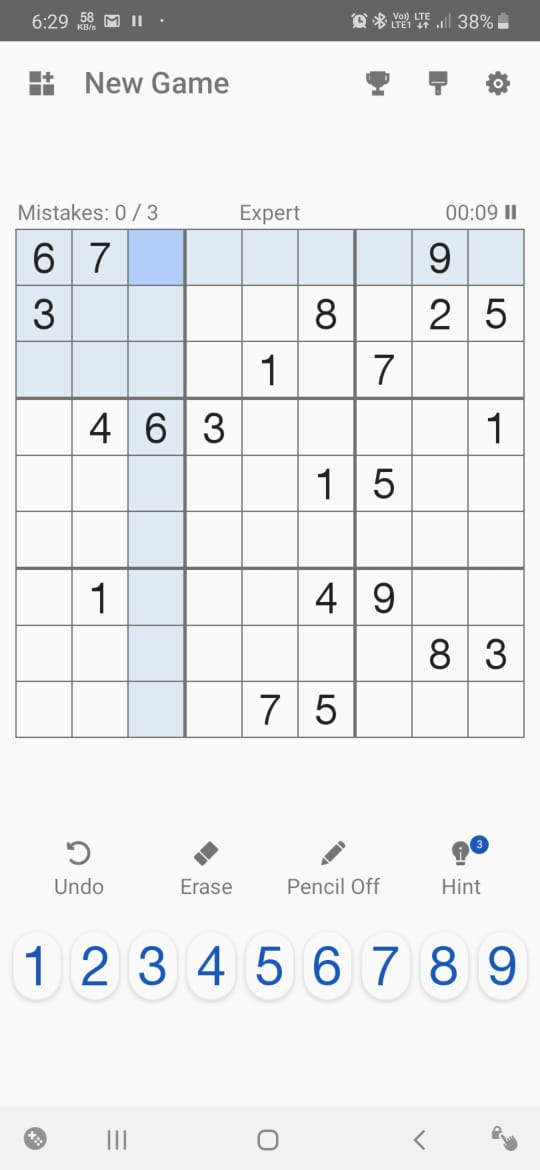
#> input picture input.jpeg, 540 x 1170 px, given in place of , which was not available
$ python main.py
#> lines starting #> are read from the running program, lines starting #| are printed output that depends on the picture; after the words box and inside, x2 and y2 are one past the last pixel; in counts of white or black regions, pixels touching at a corner belong together; pictures that were not available may be replaced by others from this repository, and a replacement may not be noted
### gui.py
from tkinter import *
import PIL.Image, PIL.ImageTk
import numpy as np
from tkinter import filedialog


path=''

def exit_gui(screen):
	screen.destroy()

def screen_configure(r,c,root):
	center_weight = 0
	edge_weight = 5
	root.grid_rowconfigure(0, weight=edge_weight)
	root.grid_columnconfigure(0, weight=edge_weight)

	root.grid_rowconfigure(r+1, weight=edge_weight)
	root.grid_columnconfigure(c+1, weight=edge_weight)

	for i in range(1,r+1):
		root.grid_rowconfigure(i, weight=center_weight)
	for j in range(1,c+1):
		root.grid_columnconfigure(j, weight=center_weight)


# [4 lines left out: function file_path, not called in this run]


def open_file():
	initialise_gui()
	global window
	global path

	L1 = Label(window, text = "Sudoku Solver",justify=CENTER, font=('Times New Roman Bold',40))
	L1.grid(column=1,row=1)

	L1 = Label(window, text = "Please select the image to be solved",justify=CENTER, font=('Times New Roman',25))
	L1.grid(column=1,row=2)

	B1 = Button(window,text='Select File',font=('Bold'),command = lambda :file_path(window))
	B1.grid(column=1,row=3)

	screen_configure(3,1,window)

	window.mainloop()
	return path


# [85 lines left out: functions get_values, correct_values, display, solved, not called in this run]


def initialise_gui():
	global window
	window = Tk()
	window.title("Project Sudoku")
	window.geometry('800x600')

### preprocess.py
import cv2
import numpy as np
import operator

# [4 lines left out: function show_image, not called in this run]

def show_digits(digits, colour=255):
	rows = []
	with_border = [cv2.copyMakeBorder(img.copy(), 1, 1, 1, 1, cv2.BORDER_CONSTANT, None, colour) for img in digits]
	for i in range(9):
		row = np.concatenate(with_border[i * 9:((i + 1) * 9)], axis=0)
		rows.append(row)
	#show_image(np.concatenate(rows,axis=1))
	return np.concatenate(rows,axis=1)

def infer_grid(img):
	"""Infers 81 cell grid from a square image."""
	squares = []
	side = img.shape[:1]
	side = side[0] / 9
	for i in range(9):
		for j in range(9):
			p1 = (i * side, j * side )  # Top left corner of a bounding box
			p2 = ((i + 1) * side+7, (j + 1) * side+7)  # Bottom right corner of bounding box
			squares.append((p1, p2))
	return squares

def distance_between(p1, p2):
	"""Returns the scalar distance between two points"""
	a = p2[0] - p1[0]
	b = p2[1] - p1[1]
	return np.sqrt((a ** 2) + (b ** 2))


def crop_and_warp(img, crop_rect):
	"""Crops and warps a rectangular section from an image into a square of similar size."""
	top_left, top_right, bottom_right, bottom_left = crop_rect[0], crop_rect[1], crop_rect[2], crop_rect[3]
	src = np.array([top_left, top_right, bottom_right, bottom_left], dtype='float32')

	side = max([
		distance_between(bottom_right, top_right),
		distance_between(top_left, bottom_left),
		distance_between(bottom_right, bottom_left),
		distance_between(top_left, top_right)
	])

	dst = np.array([[0, 0], [side - 1, 0], [side - 1, side - 1], [0, side - 1]], dtype='float32')
	m = cv2.getPerspectiveTransform(src, dst)
	return cv2.warpPerspective(img, m, (int(side), int(side)))


def find_corners_of_largest_polygon(img):
	"""Finds the 4 extreme corners of the largest contour in the image."""
	contours, h = cv2.findContours(img.copy(), cv2.RETR_EXTERNAL, cv2.CHAIN_APPROX_SIMPLE)  # Find contours
	contours = sorted(contours, key=cv2.contourArea, reverse=True)  # Sort by area, descending
	polygon = contours[0]  # Largest image

	bottom_right, _ = max(enumerate([pt[0][0] + pt[0][1] for pt in polygon]), key=operator.itemgetter(1))
	top_left, _ = min(enumerate([pt[0][0] + pt[0][1] for pt in polygon]), key=operator.itemgetter(1))
	bottom_left, _ = min(enumerate([pt[0][0] - pt[0][1] for pt in polygon]), key=operator.itemgetter(1))
	top_right, _ = max(enumerate([pt[0][0] - pt[0][1] for pt in polygon]), key=operator.itemgetter(1))
	return [polygon[top_left][0], polygon[top_right][0], polygon[bottom_right][0], polygon[bottom_left][0]]

def pre_process_image(img, skip_dilate=True):
	"""Blurs, applies adaptive thresholding, inverts colour and dilates the image."""
	proc = cv2.GaussianBlur(img.copy(), (9, 9), 0)
	proc = cv2.adaptiveThreshold(proc, 255, cv2.ADAPTIVE_THRESH_GAUSSIAN_C, cv2.THRESH_BINARY, 25, 2)
	proc = cv2.bitwise_not(proc, proc)

	if not skip_dilate:
		kernel = np.array([[0., 1., 0.], [1., 1., 1.], [0., 1., 0.]], np.uint8)
		proc = cv2.dilate(proc, kernel)
	return proc

def cut_from_rect(img, rect):
	"""Cuts a rectangle from an image using the top left and bottom right points."""
	return img[int(rect[0][1]):int(rect[1][1]), int(rect[0][0]):int(rect[1][0])]


def scale_and_centre(img, size, margin=0, background=0):
	"""Scales and centres an image onto a new background square."""
	h, w = img.shape[:2]

	def centre_pad(length):
		"""Handles centering for a given length that may be odd or even."""
		if length % 2 == 0:
			side1 = int((size - length) / 2)
			side2 = side1
		else:
			side1 = int((size - length) / 2)
			side2 = side1 + 1
		return side1, side2

	def scale(r, x):
		return int(r * x)

	if h > w:
		t_pad = int(margin / 2)
		b_pad = t_pad
		ratio = (size - margin) / h
		w, h = scale(ratio, w), scale(ratio, h)
		l_pad, r_pad = centre_pad(w)
	else:
		l_pad = int(margin / 2)
		r_pad = l_pad
		ratio = (size - margin) / w
		w, h = scale(ratio, w), scale(ratio, h)
		t_pad, b_pad = centre_pad(h)

	img = cv2.resize(img, (w, h))
	img = cv2.copyMakeBorder(img, t_pad, b_pad, l_pad, r_pad, cv2.BORDER_CONSTANT, None, background)
	return cv2.resize(img, (size, size))


def find_largest_feature(inp_img, scan_tl=None, scan_br=None):
	"""
	Uses the fact the `floodFill` function returns a bounding box of the area it filled to find the biggest
	connected pixel structure in the image. Fills this structure in white, reducing the rest to black.
	"""
	img = inp_img.copy()  # Copy the image, leaving the original untouched
	height, width = img.shape[:2]

	max_area = 0
	seed_point = (None, None)

	if scan_tl is None:
		scan_tl = [0, 0]

	if scan_br is None:
		scan_br = [width, height]

	# Loop through the image
	for x in range(scan_tl[0], scan_br[0]):
		for y in range(scan_tl[1], scan_br[1]):
			# Only operate on light or white squares
			if img.item(y, x) == 255 and x < width and y < height:  # Note that .item() appears to take input as y, x
				area = cv2.floodFill(img, None, (x, y), 64)
				if area[0] > max_area:  # Gets the maximum bound area which should be the grid
					max_area = area[0]
					seed_point = (x, y)

	# Colour everything grey (compensates for features outside of our middle scanning range
	for x in range(width):
		for y in range(height):
			if img.item(y, x) == 255 and x < width and y < height:
				cv2.floodFill(img, None, (x, y), 64)

	mask = np.zeros((height + 2, width + 2), np.uint8)  # Mask that is 2 pixels bigger than the image

	# Highlight the main feature
	if all([p is not None for p in seed_point]):
		cv2.floodFill(img, mask, seed_point, 255)

	top, bottom, left, right = height, 0, width, 0

	for x in range(width):
		for y in range(height):
			if img.item(y, x) == 64:  # Hide anything that isn't the main feature
				cv2.floodFill(img, mask, (x, y), 0)

			# Find the bounding parameters
			if img.item(y, x) == 255:
				top = y if y < top else top
				bottom = y if y > bottom else bottom
				left = x if x < left else left
				right = x if x > right else right

	bbox = [[left, top], [right, bottom]]
	return img, np.array(bbox, dtype='float32'), seed_point


def extract_digit(img, rect, size):
	"""Extracts a digit (if one exists) from a Sudoku square."""

	digit = cut_from_rect(img, rect)  # Get the digit box from the whole square
	h, w = digit.shape[:2]
	margin = int(np.mean([h, w]) / 2.5)
	_, bbox, seed = find_largest_feature(digit, [margin, margin], [w - margin, h - margin])
	digit = cut_from_rect(digit, bbox)
	w = bbox[1][0] - bbox[0][0]
	h = bbox[1][1] - bbox[0][1]
	if w > 0 and h > 0 and (w * h) > 100 and len(digit) > 0:
		return scale_and_centre(digit, size, 4)
	else:
		return np.zeros((size, size), np.uint8)

def get_digits(img, squares, size):
	"""Extracts digits from their cells and builds an array"""
	digits = []
	img = pre_process_image(img.copy(), skip_dilate=True)
	for square in squares:
		digits.append(extract_digit(img, square, size))
	return digits


### DigitRecogniser.py
import cv2
import numpy as np
import pytesseract


def Digit_Detector():

	output = []

	for i in range(81):
		namei = "numbers/" + str(i) + ".png"
		im = cv2.imread(namei)
		im = cv2.cvtColor(im, cv2.COLOR_BGR2GRAY)
		im = cv2.bitwise_not(im,im)
		e_chk = im.copy()
		e_chk = cv2.bitwise_not(e_chk,e_chk)
		ret, e_chk = cv2.threshold(e_chk, 127, 255, 0)
		contours, hierarchy = cv2.findContours(e_chk, cv2.RETR_TREE, cv2.CHAIN_APPROX_SIMPLE)

		if len(contours) == 0:
			output.append(0)
		else:
			digit = pytesseract.image_to_string(im, lang='eng', config='--oem 3 --psm 10 outputbase digits')
			if digit not in ['1','2','3','4','5','6','7','8','9']:
				digit = '0'
			output.append(int(digit))

	output = np.array(output)
	output.shape = (9,9)
	output = output.T
	result = output.copy()
	output = np.reshape(output,(81))
	f = open("input.txt","w+")
	f.write("\n".join(str(item) for item in output))
	f.close()
	return result

### main.py
import preprocess
from DigitRecogniser import Digit_Detector
from gui import *
import cv2
import numpy as np
import subprocess

input_file = open_file()

#using tricode
original = cv2.imread(input_file, cv2.IMREAD_GRAYSCALE)
#> original: shape (1170, 540); min 0, max 255, mean 234.6
processed = preprocess.pre_process_image(original)
#> in pre_process_image, `proc = cv2.adaptiveThreshold(proc, 255, cv2.ADAPTIVE_THRESH_GAUSSIAN_C..`:
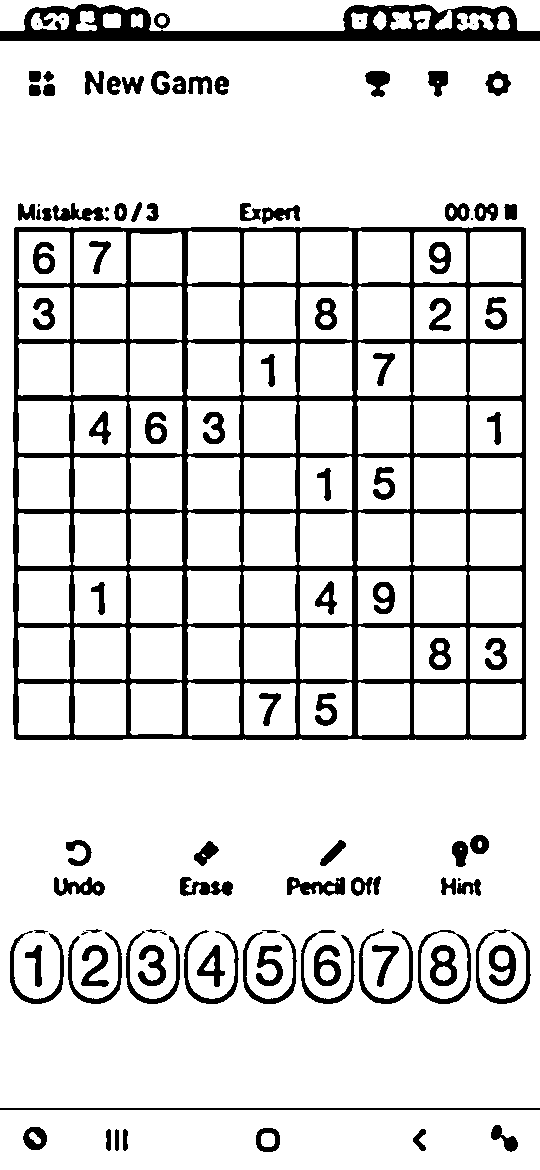
#> proc: shape (1170, 540); 86.1% white; 105 black regions (11 under 20 px), largest, box (x1, y1, x2, y2) and area: (13, 227, 527, 740) 46501, (0, 4, 540, 41) 9653, (0, 1108, 540, 1110) 1080
#> in pre_process_image, `proc = cv2.bitwise_not(proc, proc)`: proc: shape (1170, 540); 13.9% white; 105 white regions (11 under 20 px)
corners = preprocess.find_corners_of_largest_polygon(processed)
#> in find_corners_of_largest_polygon, `contours, h = cv2.findContours(img.copy(), cv2.RETR_EXTERNAL, cv2.CHAI..`: contours = 77 contours, 11 with area under 20; largest, box (x1, y1, x2, y2) and area: (13, 227, 527, 740) 261579, (0, 4, 540, 41) 11978, (418, 930, 471, 1004) 3274, (489, 945, 516, 986) 726, (314, 945, 341, 986) 720; h = 77 rows, first 6: [1, -1, -1, -1], [2, 0, -1, -1], [3, 1, -1, -1], [4, 2, -1, -1], [5, 3, -1, -1], [6, 4, -1, -1]
#> in find_corners_of_largest_polygon, `polygon = contours[0]`: polygon = contour of 121 points, box (x1, y1, x2, y2) (13, 227, 527, 740), area 261579
#> in find_corners_of_largest_polygon, `bottom_right, _ = max(enumerate([pt[0][0] + pt[0][1] for pt in polygon..`: bottom_right = 73
#> in find_corners_of_largest_polygon, `top_left, _ = min(enumerate([pt[0][0] + pt[0][1] for pt in polygon]), ..`: top_left = 0
#> in find_corners_of_largest_polygon, `bottom_left, _ = min(enumerate([pt[0][0] - pt[0][1] for pt in polygon]..`: bottom_left = 26
#> in find_corners_of_largest_polygon, `top_right, _ = max(enumerate([pt[0][0] - pt[0][1] for pt in polygon]),..`: top_right = 77
#> corners = [[15, 227], [525, 228], [525, 738], [14, 738]]
cropped = preprocess.crop_and_warp(original, corners)
#> in crop_and_warp, `top_left, top_right, bottom_right, bottom_left = crop_rect[0], crop_re..`: top_left = [15, 227]; top_right = [525, 228]; bottom_right = [525, 738]; bottom_left = [14, 738]
#> in crop_and_warp, `src = np.array([top_left, top_right, bottom_right, bottom_left], dtype..`: src = [[15, 227], [525, 228], [525, 738], [14, 738]]
#> in distance_between, `a = p2[0] - p1[0]`: a = 0
#> in distance_between, `b = p2[1] - p1[1]`: b = -510
#> in crop_and_warp, `side = max([ distance_between(bottom_right, top_right), distance_betwe..`: side = 511
#> in crop_and_warp, `dst = np.array([[0, 0], [side - 1, 0], [side - 1, side - 1], [0, side ..`: dst = [[0, 0], [510, 0], [510, 510], [0, 510]]
#> in crop_and_warp, `m = cv2.getPerspectiveTransform(src, dst)`: m = [[0.999, 0.00195, -15.43], [-0.00196, 1, -227.2], [-3.85e-06, 3.83e-06, 1]]
#> in crop_and_warp, `return cv2.warpPerspective(img, m, (int(side), int(side)))`:
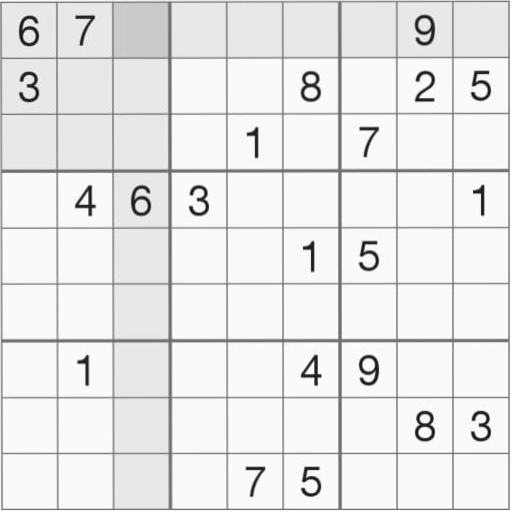
#> returned value: shape (511, 511); min 7, max 255, mean 232.3
squares = preprocess.infer_grid(cropped)
#> squares = 81 items
digits = preprocess.get_digits(cropped, squares, 28)
#> call 2 of pre_process_image, with skip_dilate = True
#> in pre_process_image (call 2), `proc = cv2.adaptiveThreshold(proc, 255, cv2.ADAPTIVE_THRESH_GAUSSIAN_C..`:
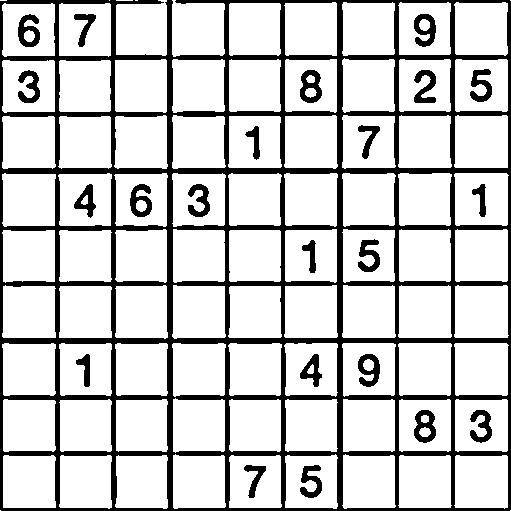
#> proc: shape (511, 511); 80.2% white; 23 black regions, largest, box (x1, y1, x2, y2) and area: (0, 0, 511, 511) 43960, (300, 70, 322, 103) 438, (414, 410, 436, 443) 432
#> the loop in get_digits, `for square in squares:` made 81 passes
#> (square, margin in extract_digit) on passes 3, 4, 5, 6, 7, 8, 9, 11, 12, 14: (((0, 113.6), (63.78, 177.3)), 25), (((0, 170.3), (63.78, 234.1)), 25), (((0, 227.1), (63.78, 290.9)), 25), (((0, 283.9), (63.78, 347.7)), 25), (((0, 340.7), (63.78, 404.4)), 25), (((0, 397.4), (63.78, 461.2)), 25), (((0, 454.2), (63.78, 518)), 24), (((56.78, 56.78), (120.6, 120.6)), 25), (((56.78, 113.6), (120.6, 177.3)), 25), (((56.78, 227.1), (120.6, 290.9)), 25)
#> square on passes 43 to 48: ((227.1, 340.7), (290.9, 404.4)), ((227.1, 397.4), (290.9, 461.2)), ((227.1, 454.2), (290.9, 518)), ((283.9, 0), (347.7, 63.78)), ((283.9, 56.78), (347.7, 120.6)), ((283.9, 113.6), (347.7, 177.3))
#> pass 1, in extract_digit, `digit = cut_from_rect(img, rect)`:
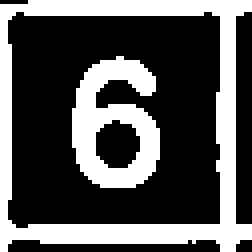
#> digit: shape (63, 63) (shown 4 times larger); 33.7% white; 2 white regions, box (x1, y1, x2, y2) and area: (0, 0, 63, 63) 916, (18, 14, 40, 47) 423
#> pass 1, in extract_digit, `digit = cut_from_rect(digit, bbox)`:
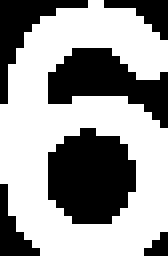
#> digit: shape (32, 21) (shown 8 times larger); 60.4% white; 6 black regions (2 under 20 px), largest, box (x1, y1, x2, y2) and area: (6, 16, 17, 28) 103, (6, 6, 21, 16) 77, (0, 0, 11, 13) 42, (0, 23, 5, 32) 20
#digits has the shape (81,28,28) where 81 different digits are of size 28X28
for i in range(81):
	namei = "numbers/" + str(i) + ".png"
	cv2.imwrite(namei,digits[i])
preprocessed_image = preprocess.show_digits(digits)
#> in show_digits, `return np.concatenate(rows,axis=1)`:
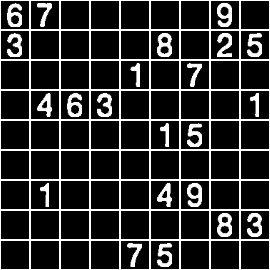
#> returned value: shape (270, 270); min 0, max 255, mean 46.7

puzzle = Digit_Detector()
#> in Digit_Detector, `ret, e_chk = cv2.threshold(e_chk, 127, 255, 0)`:
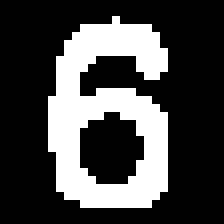
#> e_chk: shape (28, 28) (shown 8 times larger); 27.6% white; 1 white region, box (x1, y1, x2, y2) and area: (6, 2, 21, 26) 216
#> (the run stopped early here; a loop or call above may not have finished)
